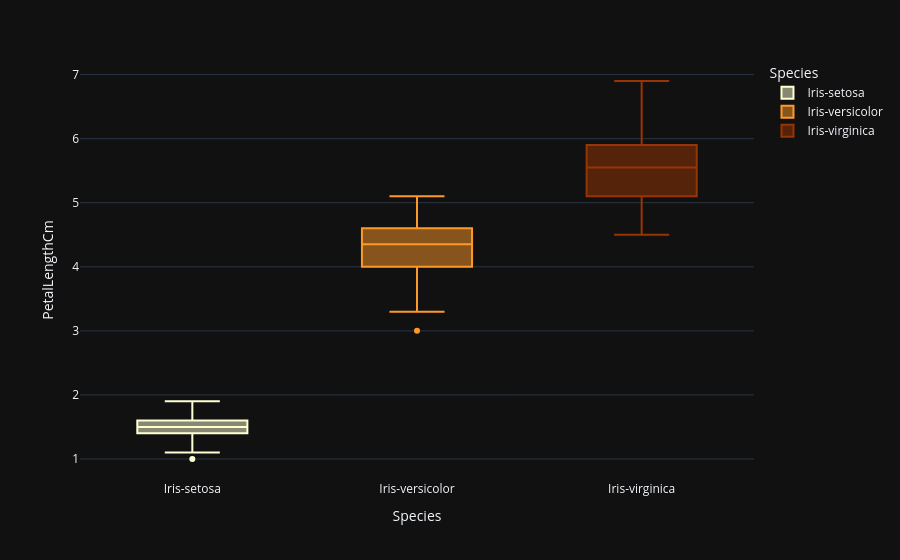

Notebook cell for this chart:
### Markdown cell above
#### Petal -Length

### Code cell
fig = px.box(data_frame=iris, x = 'Species', y = 'PetalLengthCm', color = 'Species', color_discrete_sequence=['#ffffd4', '#fe9929', '#993404'], template = "plotly_dark", orientation = 'v')
fig.show()

### Figure 1 — Plotly figure (JSON) as saved in the notebook; plotly's stock layout.template omitted (floating-point values rounded to 4 significant figures)
{"data": [{"alignmentgroup": "True", "hovertemplate": "Species=%{x}<br>PetalLengthCm=%{y}<extra></extra>", "legendgroup": "Iris-setosa", "marker": {"color": "#ffffd4"}, "name": "Iris-setosa", "notched": false, "offsetgroup": "Iris-setosa", "orientation": "v", "showlegend": true, "type": "box", "x": ["Iris-setosa", "Iris-setosa", "Iris-setosa", "Iris-setosa", "Iris-setosa", "Iris-setosa", "Iris-setosa", "Iris-setosa", "Iris-setosa", "Iris-setosa", "Iris-setosa", "Iris-setosa", "Iris-setosa", "Iris-setosa", "Iris-setosa", "Iris-setosa", "Iris-setosa", "Iris-setosa", "Iris-setosa", "Iris-setosa", "Iris-setosa", "Iris-setosa", "Iris-setosa", "Iris-setosa", "Iris-setosa", "Iris-setosa", "Iris-setosa", "Iris-setosa", "Iris-setosa", "Iris-setosa", "Iris-setosa", "Iris-setosa", "Iris-setosa", "Iris-setosa", "Iris-setosa", "Iris-setosa", "Iris-setosa", "Iris-setosa", "Iris-setosa", "Iris-setosa", "Iris-setosa", "Iris-setosa", "Iris-setosa", "Iris-setosa", "Iris-setosa", "Iris-setosa", "Iris-setosa", "Iris-setosa", "Iris-setosa", "Iris-setosa"], "x0": " ", "xaxis": "x", "y": [1.4, 1.4, 1.3, 1.5, 1.4, 1.7, 1.4, 1.5, 1.4, 1.5, 1.5, 1.6, 1.4, 1.1, 1.2, 1.5, 1.3, 1.4, 1.7, 1.5, 1.7, 1.5, 1.0, 1.7, 1.9, 1.6, 1.6, 1.5, 1.4, 1.6, 1.6, 1.5, 1.5, 1.4, 1.5, 1.2, 1.3, 1.5, 1.3, 1.5, 1.3, 1.3, 1.3, 1.6, 1.9, 1.4, 1.6, 1.4, 1.5, 1.4], "y0": " ", "yaxis": "y"}, {"alignmentgroup": "True", "hovertemplate": "Species=%{x}<br>PetalLengthCm=%{y}<extra></extra>", "legendgroup": "Iris-versicolor", "marker": {"color": "#fe9929"}, "name": "Iris-versicolor", "notched": false, "offsetgroup": "Iris-versicolor", "orientation": "v", "showlegend": true, "type": "box", "x": ["Iris-versicolor", "Iris-versicolor", "Iris-versicolor", "Iris-versicolor", "Iris-versicolor", "Iris-versicolor", "Iris-versicolor", "Iris-versicolor", "Iris-versicolor", "Iris-versicolor", "Iris-versicolor", "Iris-versicolor", "Iris-versicolor", "Iris-versicolor", "Iris-versicolor", "Iris-versicolor", "Iris-versicolor", "Iris-versicolor", "Iris-versicolor", "Iris-versicolor", "Iris-versicolor", "Iris-versicolor", "Iris-versicolor", "Iris-versicolor", "Iris-versicolor", "Iris-versicolor", "Iris-versicolor", "Iris-versicolor", "Iris-versicolor", "Iris-versicolor", "Iris-versicolor", "Iris-versicolor", "Iris-versicolor", "Iris-versicolor", "Iris-versicolor", "Iris-versicolor", "Iris-versicolor", "Iris-versicolor", "Iris-versicolor", "Iris-versicolor", "Iris-versicolor", "Iris-versicolor", "Iris-versicolor", "Iris-versicolor", "Iris-versicolor", "Iris-versicolor", "Iris-versicolor", "Iris-versicolor", "Iris-versicolor", "Iris-versicolor"], "x0": " ", "xaxis": "x", "y": [4.7, 4.5, 4.9, 4.0, 4.6, 4.5, 4.7, 3.3, 4.6, 3.9, 3.5, 4.2, 4.0, 4.7, 3.6, 4.4, 4.5, 4.1, 4.5, 3.9, 4.8, 4.0, 4.9, 4.7, 4.3, 4.4, 4.8, 5.0, 4.5, 3.5, 3.8, 3.7, 3.9, 5.1, 4.5, 4.5, 4.7, 4.4, 4.1, 4.0, 4.4, 4.6, 4.0, 3.3, 4.2, 4.2, 4.2, 4.3, 3.0, 4.1], "y0": " ", "yaxis": "y"}, {"alignmentgroup": "True", "hovertemplate": "Species=%{x}<br>PetalLengthCm=%{y}<extra></extra>", "legendgroup": "Iris-virginica", "marker": {"color": "#993404"}, "name": "Iris-virginica", "notched": false, "offsetgroup": "Iris-virginica", "orientation": "v", "showlegend": true, "type": "box", "x": ["Iris-virginica", "Iris-virginica", "Iris-virginica", "Iris-virginica", "Iris-virginica", "Iris-virginica", "Iris-virginica", "Iris-virginica", "Iris-virginica", "Iris-virginica", "Iris-virginica", "Iris-virginica", "Iris-virginica", "Iris-virginica", "Iris-virginica", "Iris-virginica", "Iris-virginica", "Iris-virginica", "Iris-virginica", "Iris-virginica", "Iris-virginica", "Iris-virginica", "Iris-virginica", "Iris-virginica", "Iris-virginica", "Iris-virginica", "Iris-virginica", "Iris-virginica", "Iris-virginica", "Iris-virginica", "Iris-virginica", "Iris-virginica", "Iris-virginica", "Iris-virginica", "Iris-virginica", "Iris-virginica", "Iris-virginica", "Iris-virginica", "Iris-virginica", "Iris-virginica", "Iris-virginica", "Iris-virginica", "Iris-virginica", "Iris-virginica", "Iris-virginica", "Iris-virginica", "Iris-virginica", "Iris-virginica", "Iris-virginica", "Iris-virginica"], "x0": " ", "xaxis": "x", "y": [6.0, 5.1, 5.9, 5.6, 5.8, 6.6, 4.5, 6.3, 5.8, 6.1, 5.1, 5.3, 5.5, 5.0, 5.1, 5.3, 5.5, 6.7, 6.9, 5.0, 5.7, 4.9, 6.7, 4.9, 5.7, 6.0, 4.8, 4.9, 5.6, 5.8, 6.1, 6.4, 5.6, 5.1, 5.6, 6.1, 5.6, 5.5, 4.8, 5.4, 5.6, 5.1, 5.1, 5.9, 5.7, 5.2, 5.0, 5.2, 5.4, 5.1], "y0": " ", "yaxis": "y"}], "layout": {"boxmode": "overlay", "legend": {"title": {"text": "Species"}, "tracegroupgap": 0}, "margin": {"t": 60}, "xaxis": {"anchor": "y", "categoryarray": ["Iris-setosa", "Iris-versicolor", "Iris-virginica"], "categoryorder": "array", "domain": [0, 1], "title": {"text": "Species"}}, "yaxis": {"anchor": "x", "domain": [0, 1], "title": {"text": "PetalLengthCm"}}}}
